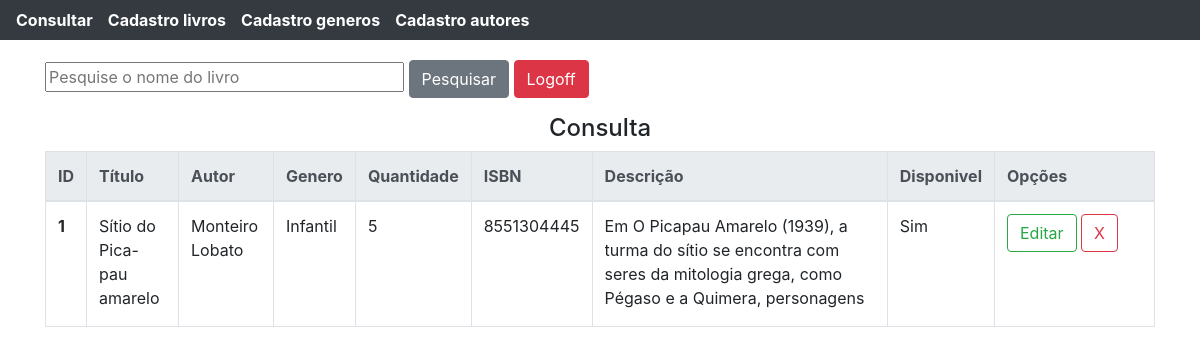
Page /public/consulta.php (signed in) on the committed database.
### tables this page shows
CREATE TABLE `livros` (
  `id` int(10) NOT NULL AUTO_INCREMENT,
  `autor_id` int(10) DEFAULT NULL,
  `titulo` varchar(100) NOT NULL,
  `descricao` text NOT NULL,
  `quantidade` int(50) NOT NULL,
  `isbn` varchar(20) NOT NULL,
  `created` datetime DEFAULT NULL,
  `modified` datetime DEFAULT NULL,
  `genero_id` int(11) DEFAULT NULL,
  PRIMARY KEY (`id`),
  KEY `autor_id` (`autor_id`),
  KEY `genero_id` (`genero_id`),
  CONSTRAINT `livros_ibfk_1` FOREIGN KEY (`autor_id`) REFERENCES `autores` (`id`),
  CONSTRAINT `livros_ibfk_2` FOREIGN KEY (`genero_id`) REFERENCES `generos` (`id`)
);

CREATE TABLE `autores` (
  `id` int(10) NOT NULL AUTO_INCREMENT,
  `autor` varchar(255) DEFAULT NULL,
  `created` datetime DEFAULT NULL,
  `modified` datetime DEFAULT NULL,
  PRIMARY KEY (`id`)
);

CREATE TABLE `generos` (
  `id` int(10) NOT NULL AUTO_INCREMENT,
  `descricao` varchar(30) DEFAULT NULL,
  `created` datetime DEFAULT NULL,
  `modified` datetime DEFAULT NULL,
  PRIMARY KEY (`id`)
);

### public/consulta.php (the view, shortened to what this page needs)
<?php
require_once("../conexao/conexao.php");
?>
<?php
    $tr = "SELECT liv.id, aut.autor, liv.titulo, liv.quantidade, liv.isbn, liv.descricao, gen.descricao as genero FROM livros liv INNER JOIN autores aut ON aut.id = liv.autor_id INNER JOIN generos gen ON gen.id = liv.genero_id";
    $consulta_tr = mysqli_query($conecta, $tr);
?>
<!doctype html>
<html lang="pt-BR">
    <head>
        <link rel="stylesheet" href="https://stackpath.bootstrapcdn.com/bootstrap/4.3.1/css/bootstrap.min.css">
    </head>
    <body>
        <?php include('home.php'); ?>
        <div class="container">
            <form action="consulta.php" method="get">
                <div class="form-group" id="pesquisar">
                    <input type="text" name="pesquisar" size="30" placeholder="Pesquise o nome do livro">
                    <button class="btn btn-secondary" type="submit"> Pesquisar </button>
                    <a href="sair.php" class="btn btn-danger">Logoff</a>
                </div>
            </form>
            <h4><center>Consulta</center></h4>
            <div class="table-responsive">
                <table class="table table-bordered table-hover">
                  <thead class="thead-light">
                    <tr>
                        <th scope="col">ID</th>
                        <th scope="col">Título</th>
                        <th scope="col">Autor</th>
                        <th scope="col">Genero</th>
                        <th scope="col">Quantidade</th>
                        <th scope="col">ISBN</th>
                        <th scope="col" width="max-width:50px">Descrição</th></div>
                        <th scope="col">Disponivel</th>
                        <th scope="col" width="160">Opções</th>
                <tbody>
                <?php
                    while($linha = mysqli_fetch_assoc($consulta_tr)){
                        $locar = "locar.php?id=".$linha["id"];
                        $excluir = "excluir.php?id=".$linha["id"];
                ?>
                <tr>
                    <th scope="row"><?php echo utf8_encode($linha["id"])  ?></th>
                    <td><?php echo utf8_encode($linha["titulo"])  ?></td>
                    <td><?php echo utf8_encode($linha["autor"]) ?></td>
                    <td><?php echo utf8_encode($linha["genero"]) ?></td>
                    <td><?php echo utf8_encode($linha["quantidade"]) ?></td>
                    <td><?php echo utf8_encode($linha["isbn"]) ?></td>
                    <td><div class="wrapDescricao"><?php echo utf8_encode($linha["descricao"]) ?></div></td>
                    <td><?php echo ($linha["quantidade"] > 0 ? 'Sim' : 'Não') ?></td>
                    <td>
                        <a href="<?php echo $locar ?>"><button type="button" class="btn btn-outline-success">Editar</button>
                        <a href="<?php echo $excluir ?>" onclick="return confirm('Tem certeza que deseja excluir este registro?')"><button type="button" class="btn btn-outline-danger">X</button>
                </tr>
                <?php
                    }
                 ?>
                </tbody>
            </div>
    </body>
</html>

### public/home.php (shortened to what this page needs)
<nav class="navbar navbar-dark bg-dark" style="margin-bottom: 20px;">
	<div class="header">
		<div>
			<a href="consulta.php">Consultar</a>
		</div>
		<div class="nav-item">
			<a href="cadastro_livros.php">Cadastro livros</a>
		</div>
		<div class="nav-item">
			<a href="cadastro_generos.php">Cadastro generos</a>
		</div>
		<div class="nav-item">
			<a href="cadastro_autores.php">Cadastro autores</a>
		</div>
	</div>
</nav>

### public/consulta.php (style rules this page uses)
.wrapDescricao { overflow-x: hidden; overflow-y: auto; max-height: 100px; }

### public/home.php (style rules this page uses)
.header { display: flex; }
.header div { margin-right: 15px; }
.header a { color: white; font-weight: bold; }

### rows in the picture
livros: id "1", titulo "Sítio do Pica-pau amarelo", autor.autor "Monteiro Lobato", genero.descricao "Infantil", quantidade "5", isbn "8551304445", descricao "Em O Picapau Amarelo (1939), a turma do sítio se encontra com seres da mitologia grega, como Pégaso e a Quimera, personagens…", shows "Sim"
